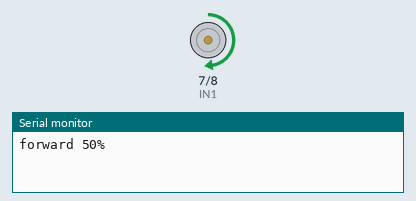
This sketch was run on a simulated Arduino Uno, built with avr-gcc and run on an emulated ATmega328P. Shown: motor-driver pin pairs drawn as motors (green arrow = first pin HIGH = forward, orange = second pin HIGH = backward, longer = more drive, scaled by the enable pin), the last lines printed to the serial monitor.

Above: at 0.5 s.
At 18.2 s:
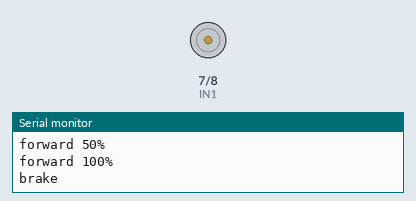
At 37.5 s:
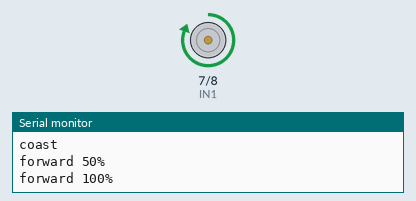
At 79.0 s:
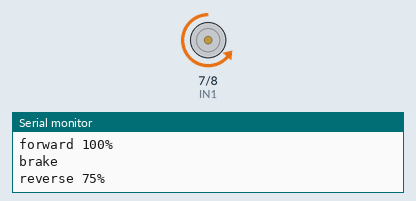
Timing chart, 0 to 83.2 s (numbered marks = the images above):
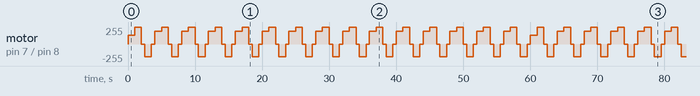

The sketch:

example.ino
```cpp
// DC motor example (through an L298N, never straight from a pin): half, full, brake, reverse.
// Wiring: ENA -> D5 (PWM), IN1 -> D7, IN2 -> D8, OUT1/OUT2 -> motor,
//         battery + -> 12V, battery - -> GND, L298N GND -> Arduino GND.
const int ENA = 5, IN1 = 7, IN2 = 8;

void motor(int speed) {          // -255..255
  digitalWrite(IN1, speed > 0 ? HIGH : LOW);
  digitalWrite(IN2, speed < 0 ? HIGH : LOW);
  analogWrite(ENA, abs(speed));
}

void setup() {
  pinMode(ENA, OUTPUT); pinMode(IN1, OUTPUT); pinMode(IN2, OUTPUT);
  Serial.begin(115200);
}

void loop() {
  Serial.println("forward 50%");  motor(128);  delay(1000);
  Serial.println("forward 100%"); motor(255);  delay(1000);
  Serial.println("brake");        digitalWrite(IN1, LOW); digitalWrite(IN2, LOW); analogWrite(ENA, 255); delay(500);
  Serial.println("reverse 75%");  motor(-191); delay(1000);
  Serial.println("coast");        motor(0);    delay(500);
}
```

Measured:
- by itself, motor on pin 7 (IN1) / pin 8 (IN2): moves between backward 191/255 and forward 255/255, repeating every 64.0 s
